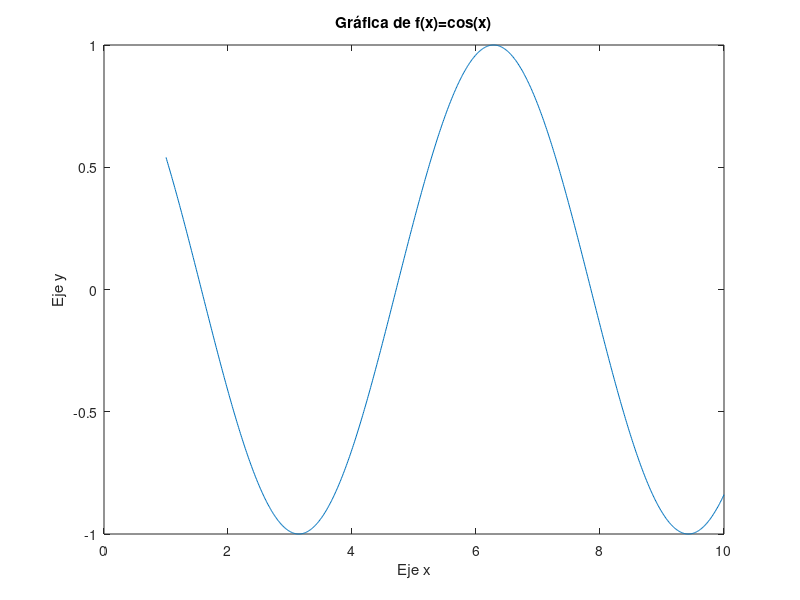

Recreate this plot in MATLAB.
%%%%%%%%%%%%%%%%%%%%%%%%%%%%%%%%%%%%%%%%%%%%%%%%%%%%%%%%%%%%%%%%%%%%%%%%%%%
% CE1111: Análisis Numérico para Ingeniería
% Escuela de Ingeniería en Computadores
%
% Archivo de ejemplo para el curso.
%
% Autor: Dr. Juan Pablo Soto Quirós
% Todos los ejemplos de este archivo fueron creados por el autor con fines
% exclusivamente didácticos para apoyar el proceso de enseñanza y
% aprendizaje del curso CE1111: Análisis Numérico para Ingeniería.
%%%%%%%%%%%%%%%%%%%%%%%%%%%%%%%%%%%%%%%%%%%%%%%%%%%%%%%%%%%%%%%%%%%%%%%%%%%

%% Inicialización del entorno de trabajo

% Limpiar la ventana de comandos.
clc;

% Eliminar todas las variables almacenadas en memoria.
clear;

% Cerrar todas las ventanas de figuras.
close all;

%% Definición de los datos

% Crear un vector de valores para el eje x.
ejex = 1:0.01:10;

% Evaluar la función cos(x) en cada punto del vector.
ejey = cos(ejex);

%% Gráfica de los datos

% Graficar únicamente los puntos.
% stem(ejex,ejey)

% Graficar la función uniendo los puntos mediante segmentos de recta.
plot(ejex,ejey)

%% Personalización de la gráfica

% Agregar un título a la figura.
title('Gráfica de f(x)=cos(x)')

% Etiquetar el eje horizontal.
xlabel('Eje x')

% Etiquetar el eje vertical.
ylabel('Eje y')
